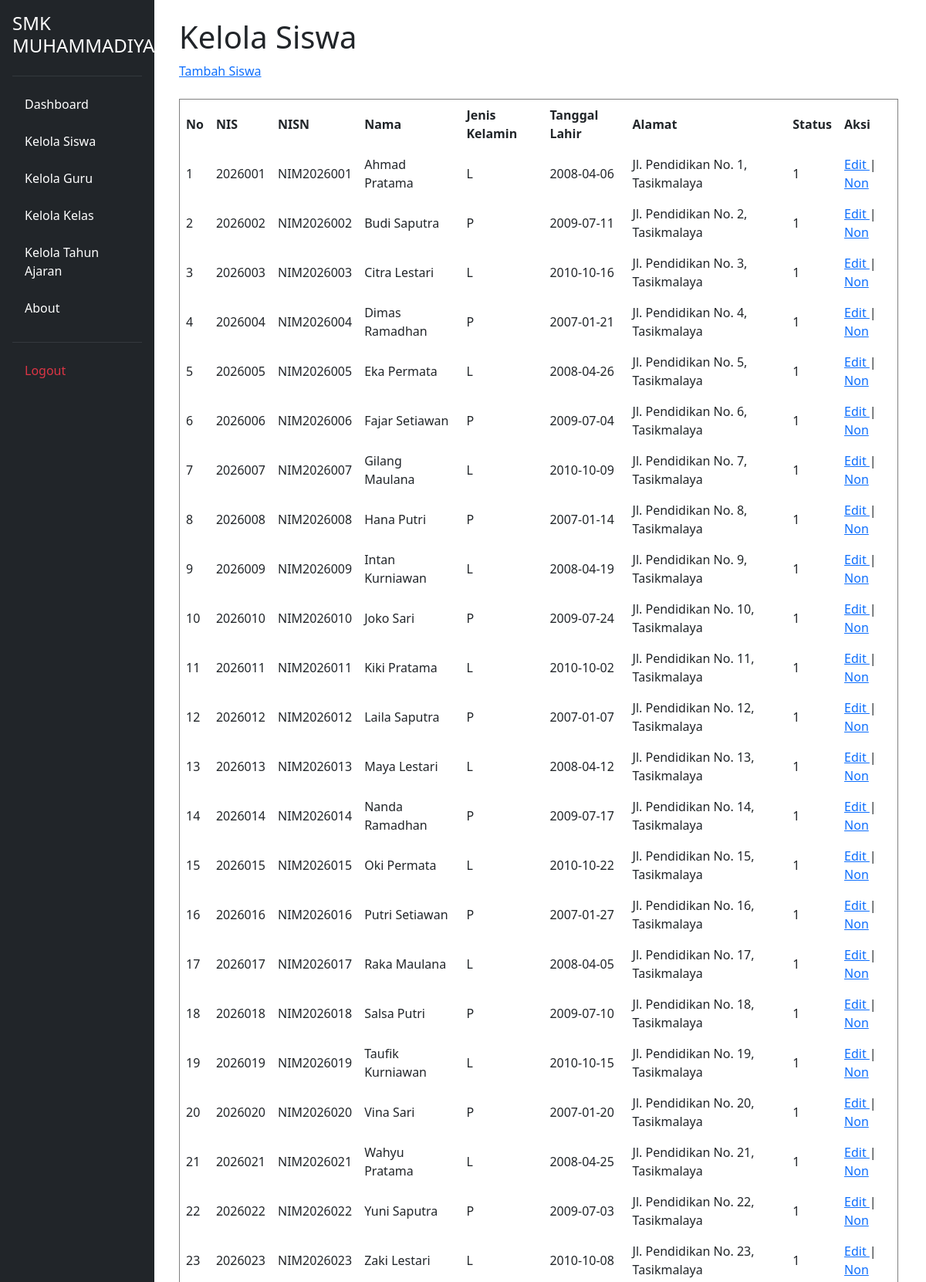
Screenshot of /admin/kelola_siswa/index.php (signed in, upper part) with the database file from the repository.
### tables this page shows
CREATE TABLE `t_siswa` (
  `id` int(11) NOT NULL,
  `nis` varchar(30) NOT NULL,
  `nisn` varchar(30) NOT NULL,
  `nama` varchar(150) NOT NULL,
  `jenis_kelamin` char(1) NOT NULL,
  `tanggal_lahir` date NOT NULL,
  `alamat` text NOT NULL,
  `status_aktif` tinyint(1) NOT NULL,
  `created_at` timestamp NOT NULL DEFAULT current_timestamp(),
  `updated_at` timestamp NOT NULL DEFAULT current_timestamp()
);

### admin/kelola_siswa/index.php (the view, shortened to what this page needs)
<?php
require_once __DIR__ . "/../../config/koneksi.php";
$query = mysqli_query($conn, "SELECT * FROM t_siswa");
?>
<!DOCTYPE html>
<html lang="id">
<head>
    <link href="https://cdn.jsdelivr.net/npm/bootstrap@5.3.8/dist/css/bootstrap.min.css"
          rel="stylesheet">
</head>
<body>
<div class="container-fluid">
<table width="100%" border="0">
    <tr>
        <td width="200" valign="top">
            <?php require_once "../../layout/sidebar.php"; ?>
        </td>
        <td class="col-md-9 col-lg-10 p-4 main-content">
            <h1>Kelola Siswa</h1>
            <a href="tambah.php">
                Tambah Siswa
            </a>
            <br><br>
            <table border="1" cellpadding="8">
                <tr>
                    <th>No</th>
                    <th>NIS</th>
                    <th>NISN</th>
                    <th>Nama</th>
                    <th>Jenis Kelamin</th>
                    <th>Tanggal Lahir</th>
                    <th>Alamat</th>
                    <th>Status</th>
                    <th>Aksi</th>
                </tr>
                <?php
                $no = 1;
                while ($siswa = mysqli_fetch_assoc($query)) {
                ?>
                    <tr>
                        <td>
                            <?= $no++; ?>
                        </td>
                        <td>
                            <?= htmlspecialchars($siswa['nis']); ?>
                        </td>
                        <td>
                            <?= htmlspecialchars($siswa['nisn']); ?>
                        </td>
                        <td>
                            <?= htmlspecialchars($siswa['nama']); ?>
                        </td>
                        <td>
                            <?= htmlspecialchars($siswa['jenis_kelamin']); ?>
                        </td>
                        <td>
                            <?= htmlspecialchars($siswa['tanggal_lahir']); ?>
                        </td>
                        <td>
                            <?= htmlspecialchars($siswa['alamat']); ?>
                        </td>
                        <td>
                            <?= htmlspecialchars($siswa['status_aktif']); ?>
                        </td>
                        <td>
                            <a href="edit.php?id=<?= $siswa['id']; ?>">
                                Edit
                            </a>
                            |
                            <a href="hapus.php?id=<?= $siswa['id']; ?>">
                                Non
                            </a>
                        </td>
                    </tr>
                <?php } ?>
            </table>
</td>
    </tr>
</table>
</div>
</body>
</html>

### admin/kelola_siswa/index.php (style rules this page uses)
.main-content { margin-left: 16.666667%; }

### rows the page displays
t_siswa: nis "2026001", nisn "NIM2026001", nama "Ahmad Pratama", jenis_kelamin "L", tanggal_lahir "2008-04-06", alamat "Jl. Pendidikan No. 1, Tasikmalaya", status_aktif "1"
t_siswa: nis "2026002", nisn "NIM2026002", nama "Budi Saputra", jenis_kelamin "P", tanggal_lahir "2009-07-11", alamat "Jl. Pendidikan No. 2, Tasikmalaya", status_aktif "1"
t_siswa: nis "2026003", nisn "NIM2026003", nama "Citra Lestari", jenis_kelamin "L", tanggal_lahir "2010-10-16", alamat "Jl. Pendidikan No. 3, Tasikmalaya", status_aktif "1"
t_siswa: nis "2026004", nisn "NIM2026004", nama "Dimas Ramadhan", jenis_kelamin "P", tanggal_lahir "2007-01-21", alamat "Jl. Pendidikan No. 4, Tasikmalaya", status_aktif "1"
t_siswa: nis "2026005", nisn "NIM2026005", nama "Eka Permata", jenis_kelamin "L", tanggal_lahir "2008-04-26", alamat "Jl. Pendidikan No. 5, Tasikmalaya", status_aktif "1"
t_siswa: nis "2026006", nisn "NIM2026006", nama "Fajar Setiawan", jenis_kelamin "P", tanggal_lahir "2009-07-04", alamat "Jl. Pendidikan No. 6, Tasikmalaya", status_aktif "1"
t_siswa: nis "2026007", nisn "NIM2026007", nama "Gilang Maulana", jenis_kelamin "L", tanggal_lahir "2010-10-09", alamat "Jl. Pendidikan No. 7, Tasikmalaya", status_aktif "1"
t_siswa: nis "2026008", nisn "NIM2026008", nama "Hana Putri", jenis_kelamin "P", tanggal_lahir "2007-01-14", alamat "Jl. Pendidikan No. 8, Tasikmalaya", status_aktif "1"
t_siswa: nis "2026009", nisn "NIM2026009", nama "Intan Kurniawan", jenis_kelamin "L", tanggal_lahir "2008-04-19", alamat "Jl. Pendidikan No. 9, Tasikmalaya", status_aktif "1"
t_siswa: nis "2026010", nisn "NIM2026010", nama "Joko Sari", jenis_kelamin "P", tanggal_lahir "2009-07-24", alamat "Jl. Pendidikan No. 10, Tasikmalaya", status_aktif "1"
t_siswa: nis "2026011", nisn "NIM2026011", nama "Kiki Pratama", jenis_kelamin "L", tanggal_lahir "2010-10-02", alamat "Jl. Pendidikan No. 11, Tasikmalaya", status_aktif "1"
t_siswa: nis "2026012", nisn "NIM2026012", nama "Laila Saputra", jenis_kelamin "P", tanggal_lahir "2007-01-07", alamat "Jl. Pendidikan No. 12, Tasikmalaya", status_aktif "1"
t_siswa: nis "2026013", nisn "NIM2026013", nama "Maya Lestari", jenis_kelamin "L", tanggal_lahir "2008-04-12", alamat "Jl. Pendidikan No. 13, Tasikmalaya", status_aktif "1"
t_siswa: nis "2026014", nisn "NIM2026014", nama "Nanda Ramadhan", jenis_kelamin "P", tanggal_lahir "2009-07-17", alamat "Jl. Pendidikan No. 14, Tasikmalaya", status_aktif "1"
t_siswa: nis "2026015", nisn "NIM2026015", nama "Oki Permata", jenis_kelamin "L", tanggal_lahir "2010-10-22", alamat "Jl. Pendidikan No. 15, Tasikmalaya", status_aktif "1"
t_siswa: nis "2026016", nisn "NIM2026016", nama "Putri Setiawan", jenis_kelamin "P", tanggal_lahir "2007-01-27", alamat "Jl. Pendidikan No. 16, Tasikmalaya", status_aktif "1"
t_siswa: nis "2026017", nisn "NIM2026017", nama "Raka Maulana", jenis_kelamin "L", tanggal_lahir "2008-04-05", alamat "Jl. Pendidikan No. 17, Tasikmalaya", status_aktif "1"
t_siswa: nis "2026018", nisn "NIM2026018", nama "Salsa Putri", jenis_kelamin "P", tanggal_lahir "2009-07-10", alamat "Jl. Pendidikan No. 18, Tasikmalaya", status_aktif "1"
t_siswa: nis "2026019", nisn "NIM2026019", nama "Taufik Kurniawan", jenis_kelamin "L", tanggal_lahir "2010-10-15", alamat "Jl. Pendidikan No. 19, Tasikmalaya", status_aktif "1"
t_siswa: nis "2026020", nisn "NIM2026020", nama "Vina Sari", jenis_kelamin "P", tanggal_lahir "2007-01-20", alamat "Jl. Pendidikan No. 20, Tasikmalaya", status_aktif "1"
t_siswa: nis "2026021", nisn "NIM2026021", nama "Wahyu Pratama", jenis_kelamin "L", tanggal_lahir "2008-04-25", alamat "Jl. Pendidikan No. 21, Tasikmalaya", status_aktif "1"
t_siswa: nis "2026022", nisn "NIM2026022", nama "Yuni Saputra", jenis_kelamin "P", tanggal_lahir "2009-07-03", alamat "Jl. Pendidikan No. 22, Tasikmalaya", status_aktif "1"
t_siswa: nis "2026023", nisn "NIM2026023", nama "Zaki Lestari", jenis_kelamin "L", tanggal_lahir "2010-10-08", alamat "Jl. Pendidikan No. 23, Tasikmalaya", status_aktif "1"
